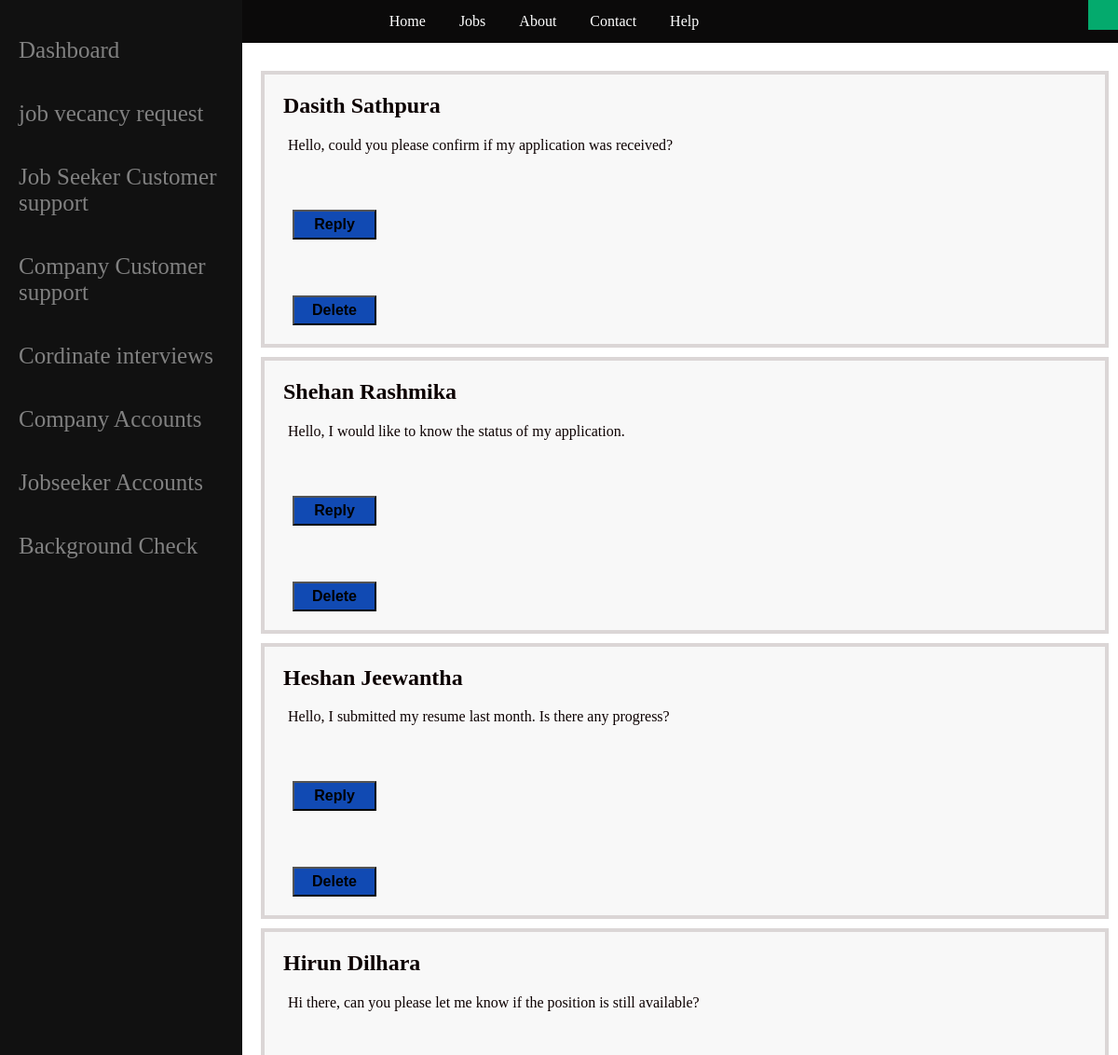
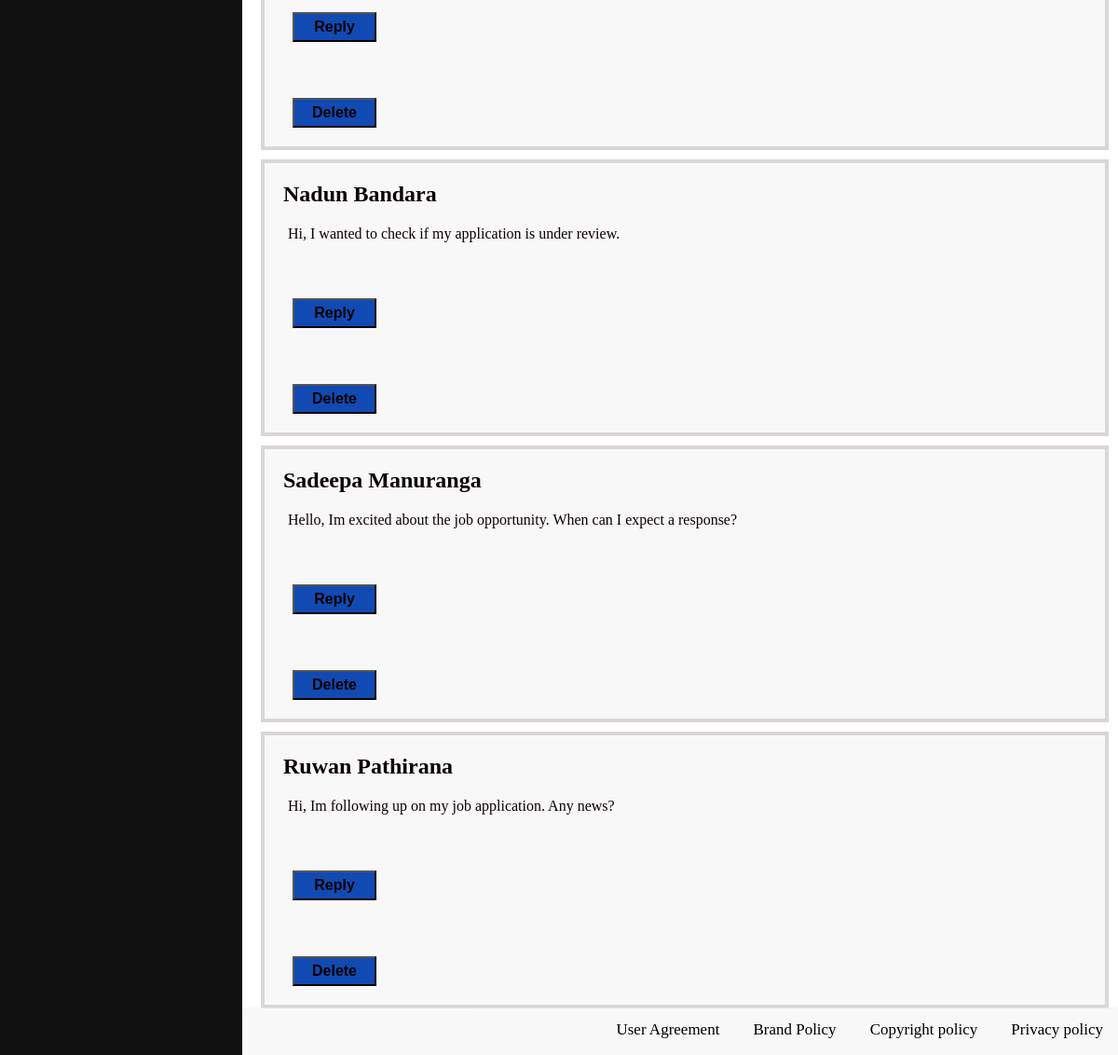
The app's page /job_seeker_customer_Support.php with its own data (2 pictures, top to bottom).
### tables this page shows
CREATE TABLE `jobSeeker_customer_support` (
  `JbcsID` int(11) NOT NULL,
  `Message` varchar(255) DEFAULT NULL,
  `JbID` int(11) DEFAULT NULL,
  `RecID` int(11) DEFAULT NULL,
  `Reply` varchar(500) DEFAULT NULL
);

CREATE TABLE `job_seeker` (
  `JbID` int(11) NOT NULL,
  `Email` varchar(100) NOT NULL,
  `FName` varchar(100) NOT NULL,
  `LName` varchar(100) NOT NULL,
  `Address` varchar(100) DEFAULT NULL,
  `UserID` int(11) DEFAULT NULL
);

### job_seeker_customer_Support.php (the view, shortened to what this page needs)
<?php require 'config.php';
?>
<!DOCTYPE html>
<html>
  <head>
    <link rel="stylesheet" href="css/customer_support.css" >
  </head>
  <body>
    <nav>
      <ul class="topnav">
      <li><a href="stf_Home.php">Home</a></li>
    <li><a href="stf_Job.php">Jobs</a></li>
    <li><a href="#Add link">About</a></li>
    <li><a href="stf_Contact.php">Contact</a></li>
    <li><a href="#Add link">Help</a></li>
    <div class="dropdown" style="float:right;">
      <button class="dropbtn"><?php echo $_SESSION['user_name'] ?></button>
    </div>
  </ul>
    </nav>
    <nav>
      <div class="sidenav">
      <a href="dashboard.php">Dashboard</a>
        <a href="new job vacency.php">job vecancy request</a>
        <a href="job_seeker_customer_Support.php">Job Seeker Customer support</a >
        <a href="Company_customer Support.php">Company Customer support</a >
        <a href="shedule interview.php">Cordinate interviews</a>
        <a href="company accounts.php">Company Accounts</a>
        <a href="job seeker accounts.php">Jobseeker Accounts</a>
        <a href="#link Add">Background Check</a>
      </div>
    </nav>
    <nav>
      <div class="botnav">
        <a href="#home">User Agreement</a>
        <a href="#news">Brand Policy</a>
        <a href="#contact">Copyright policy</a>
        <a href="#contact">Privacy policy</a>
      </div>
    </nav>
    <div class="main">
	<?php
$select = " SELECT s.FName, s.LName, j.JbcsID, j.Message FROM jobseeker_customer_support j, job_seeker s where j.JbID=s.JbID ";
$result_set = $connection->query($select);
if ($result_set->num_rows > 0) {
    while ($row = $result_set->fetch_assoc()) {
        ?>
			<div class="scrollist">
        <div class="text_styles">
          <h2><?php echo $row["FName"] . " " . $row["LName"]; ?></h2>
          <p><?php echo $row["Message"]; ?></p>
            <form class="button" method="POST" action="job_seeker_reply.php">
            <input type="submit" value="Reply" name="Cus_Reply">
            </form>
            <form class="button" method="POST" action="<?php echo htmlspecialchars($_SERVER["PHP_SELF"]); ?>">
            <input type="submit" value="Delete" name="Cus_delete" onclick="edits()">
            </form>
          </div>
      </div>
      <?php
}
} else {
    echo "no result";
}
?>
    </div>
  </body>
</html>

### css/customer_support.css (style rules this page uses)
.topnav { list-style-type: none; margin: 0; padding: 0; overflow: hidden; background-color: rgb(11, 10, 10); text-align: center; }
.topnav li { display: inline-block; }
.topnav li a { display: block; color: white; text-align: center; padding: 14px 16px; text-decoration: none; }
.dropbtn { background-color: #04AA6D; color: white; padding: 16px; font-size: 16px; border: none; cursor: pointer; }
body { margin: 0; padding-bottom: 50px; box-sizing: border-box; }
.botnav { position: fixed; bottom: 0; width: 100%; overflow: hidden; background-color: rgba(242, 242, 242, 0.5); text-align: right; }
.botnav a { display: block; color: black; text-align: center; padding: 14px 16px; text-decoration: none; font-size: 17px; border-bottom: 3px solid transparent; display: inline-block; }
.sidenav { height: 100%; width: 260px; position: fixed; z-index: 1; top: 0; left: 0; background-color: #111; overflow-x: hidden; padding-top: 20px; }
.sidenav a { padding: 20px 8px 20px 20px; text-decoration: none; font-size: 25px; color: #818181; display: block; }
.main { margin-left: 270px; margin-top: 30px; padding: 0px 10px; }
.scrollist { border: 4px Solid rgb(219, 214, 214); color:rgb(12, 1, 1); background-color:#F8F8F8; margin-top: 10px; }
.text_styles { margin-left: 20px; }
input { color: black; background-color: rgb(17, 74, 179); margin-bottom: 20px; margin-top: 40px; margin-left: 10px; padding:5px; width: 10%; font-size: medium; font-weight: 700; position:relative; }
.button { position:relative; width:900px; }
p { margin-left:5px; margin-bottom:20px; }

### records on screen
jobseeker_customer_support: JbID.FName "Dasith", JbID.LName "Sathpura", Message "Hello, could you please confirm if my application was received?"
jobseeker_customer_support: JbID.FName "Shehan", JbID.LName "Rashmika", Message "Hello, I would like to know the status of my application."
jobseeker_customer_support: JbID.FName "Heshan", JbID.LName "Jeewantha", Message "Hello, I submitted my resume last month. Is there any progress?"
jobseeker_customer_support: JbID.FName "Hirun", JbID.LName "Dilhara", Message "Hi there, can you please let me know if the position is still available?"
jobseeker_customer_support: JbID.FName "Nadun", JbID.LName "Bandara", Message "Hi, I wanted to check if my application is under review."
jobseeker_customer_support: JbID.FName "Sadeepa", JbID.LName "Manuranga", Message "Hello, Im excited about the job opportunity. When can I expect a response?"
jobseeker_customer_support: JbID.FName "Ruwan", JbID.LName "Pathirana", Message "Hi, Im following up on my job application. Any news?"
